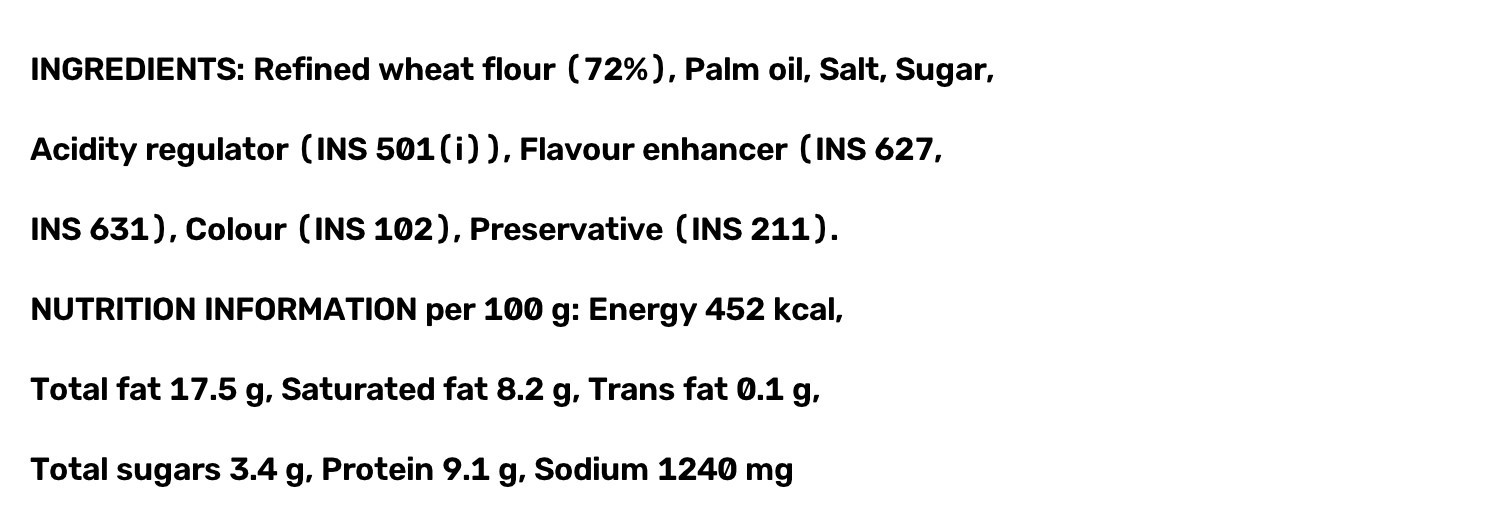
#> input picture sahi-khaana-backend/tests/fixtures/eval/example_1.jpg, 1500 x 520 px
$ python -i preprocessing.py   (imports and definitions only)   (older library calls are emulated)
#> lines starting #> are read from the running program, lines starting #| are printed output that depends on the picture; after the words box and inside, x2 and y2 are one past the last pixel; in counts of white or black regions, pixels touching at a corner belong together
#> further down, picture is the input picture: shape (520, 1500); min 0, max 255, mean 239.1
"""OpenCV preprocessing: make a phone photo of a label easier for OCR.

Steps: resize -> blur check -> grayscale -> CLAHE -> denoise -> deskew -> (upscale small text).
The upscale comes last so the expensive denoising runs on the normal-size image.
"""
from dataclasses import dataclass
from statistics import median

import cv2
import numpy as np

from app.config import get_settings
from app.errors import invalid_file, poor_image


@dataclass
class PreprocessResult:
    processed: np.ndarray  # grayscale, enhanced, deskewed (main OCR input)
    original_resized: np.ndarray  # BGR, only resized (fallback OCR input)
    blur_score: float  # Laplacian variance (higher = sharper)
    deskew_angle: float  # degrees applied (0.0 if skipped)
    text_height_px: float = 0.0  # estimated median text-line height before any upscaling (0 = no text found)
    upscaled: bool = False  # True if both images were enlarged 2x because the text was small


# [17 lines left out: functions decode_image, _resize_long_edge, not called in this run]


UPSCALE_FACTOR = 2


def _upscale(img: np.ndarray) -> np.ndarray:
    return cv2.resize(img, None, fx=UPSCALE_FACTOR, fy=UPSCALE_FACTOR, interpolation=cv2.INTER_CUBIC)


def estimate_text_height(gray: np.ndarray) -> float:
    """Cheap estimate of the median text-line height in pixels (0.0 if no text-like blobs).

    Binarise, smear the letters horizontally so each word/line becomes one blob (vertical
    gaps between lines stay open), and take the median height of the wide blobs.
    """
    _, bw = cv2.threshold(gray, 0, 255, cv2.THRESH_BINARY_INV + cv2.THRESH_OTSU)
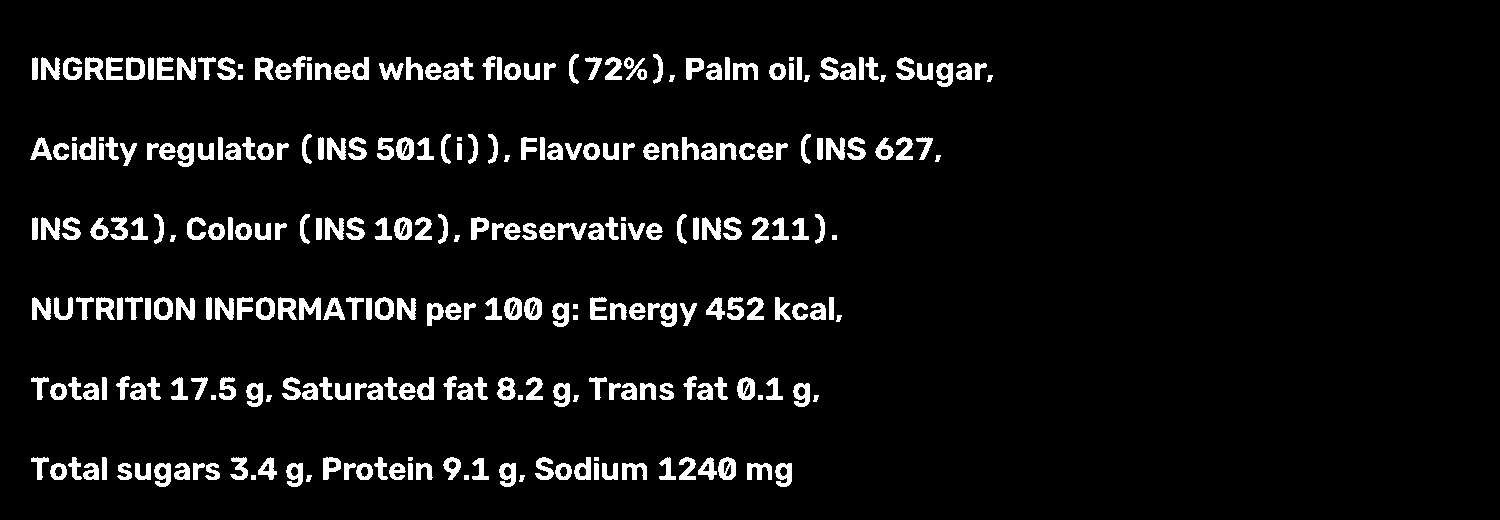
#> bw: shape (520, 1500); 6.3% white; 286 white regions (4 under 20 px), largest, box (x1, y1, x2, y2) and area: (299, 297, 321, 320) 315, (177, 57, 196, 80) 289, (176, 297, 195, 320) 289
    kernel_width = max(5, int(0.02 * gray.shape[1]))
#> kernel_width = 30
    merged = cv2.dilate(bw, cv2.getStructuringElement(cv2.MORPH_RECT, (kernel_width, 1)))
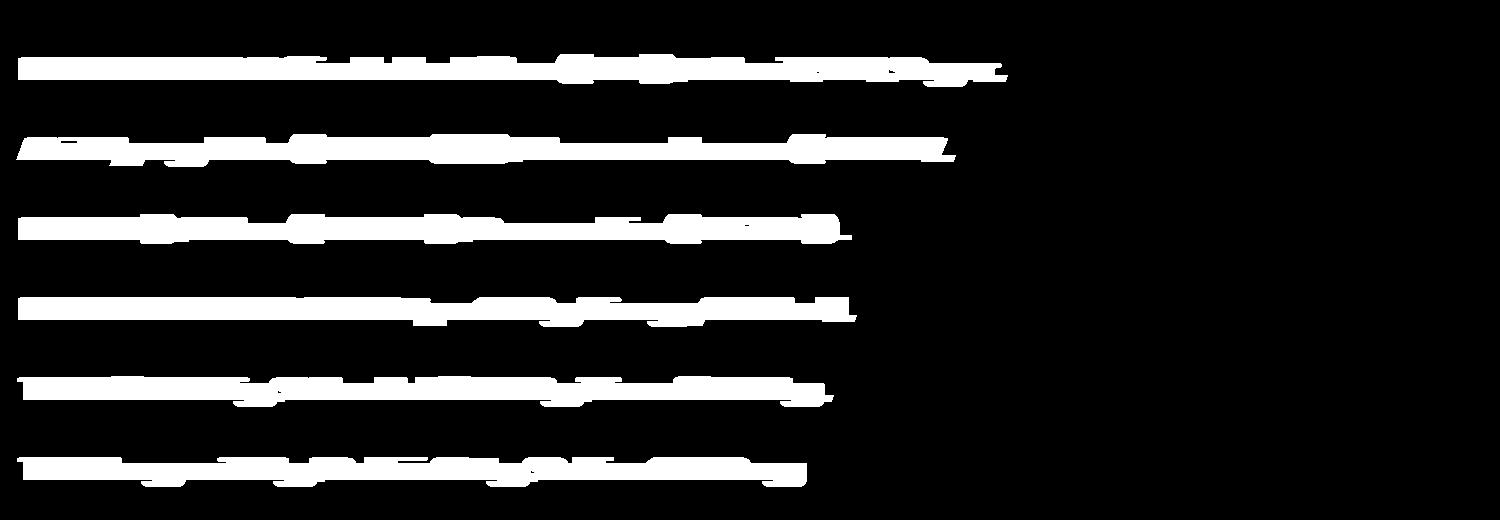
#> merged: shape (520, 1500); 15.1% white; 6 white regions
    contours, _ = cv2.findContours(merged, cv2.RETR_EXTERNAL, cv2.CHAIN_APPROX_SIMPLE)
#> contours = 6 contours; box (x1, y1, x2, y2) and area: (18, 54, 1008, 87) 21308, (16, 134, 956, 167) 20168, (18, 214, 852, 244) 18360, (18, 297, 857, 327) 18110, (17, 376, 834, 407) 17590, (17, 457, 807, 487) 16648
    heights = []
    for contour in contours:
        _, _, w, h = cv2.boundingRect(contour)
        if h >= 4 and w >= 2 * h:  # ignore specks and tall/narrow shapes (not text lines)
            heights.append(h)
#> this loop made 6 passes
#> (w, h) on passes 1 to 6: (790, 30), (817, 31), (839, 30), (834, 30), (940, 33), (990, 33)
#> after the loop, heights = [30, 31, 30, 30, 33, 33]
    return float(median(heights)) if heights else 0.0


# [72 lines left out: functions _estimate_skew, _rotate, preprocess, not called in this run]

>>> import cv2
>>> picture = cv2.imread('../../tests/fixtures/eval/example_1.jpg', cv2.IMREAD_GRAYSCALE)
>>> result = estimate_text_height(picture)
#> result = 30.5

$ run again, on sahi-khaana-backend/tests/fixtures/eval/example_2.jpg
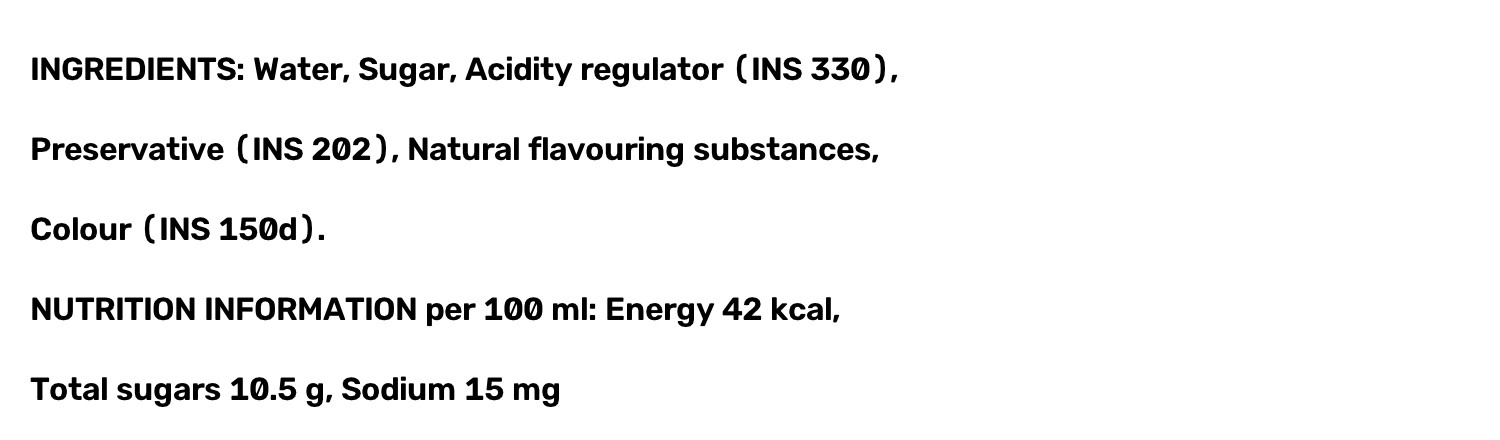
#> input picture sahi-khaana-backend/tests/fixtures/eval/example_2.jpg, 1500 x 440 px
#> picture is the input picture: shape (440, 1500); min 0, max 255, mean 242.1
#> in estimate_text_height, `_, bw = cv2.threshold(gray, 0, 255, cv2.THRESH_BINARY_INV + cv2.THRESH..`:
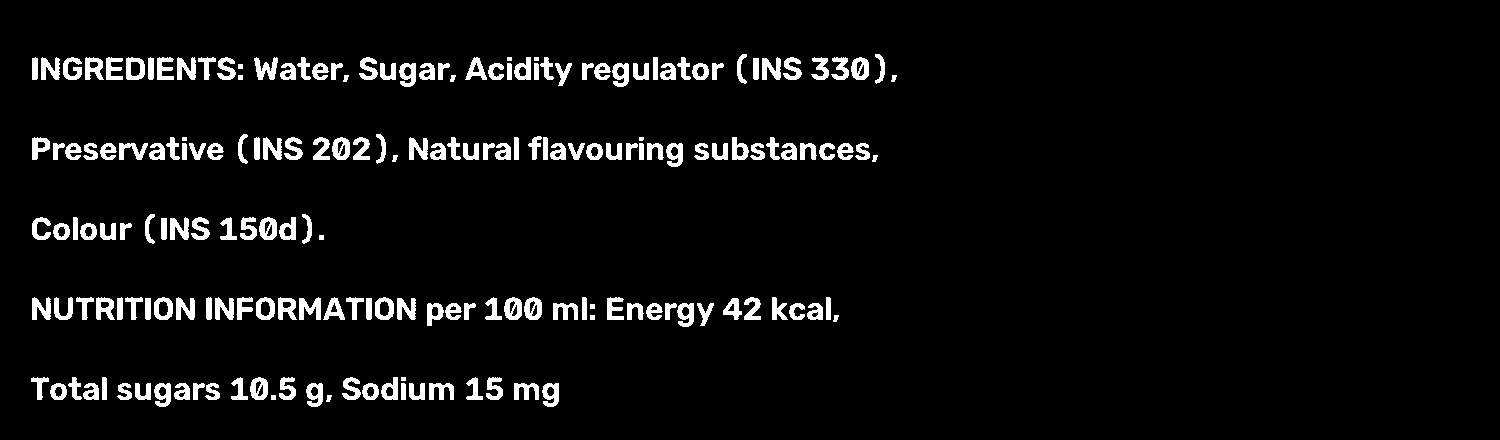
#> bw: shape (440, 1500); 5.2% white; 189 white regions (1 under 20 px), largest, box (x1, y1, x2, y2) and area: (299, 297, 321, 320) 315, (254, 57, 278, 80) 311, (177, 57, 196, 80) 289
#> in estimate_text_height, `merged = cv2.dilate(bw, cv2.getStructuringElement(cv2.MORPH_RECT, (ker..`:
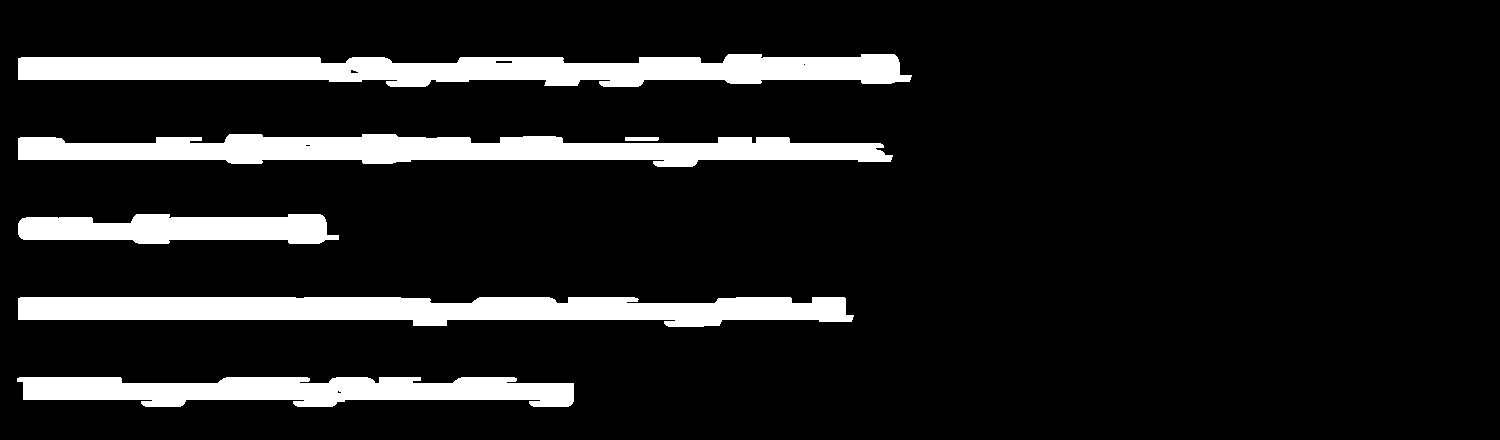
#> merged: shape (440, 1500); 11.7% white; 6 white regions
#> contours = 6 contours; box (x1, y1, x2, y2) and area: (18, 54, 912, 87) 19614, (18, 297, 854, 327) 17804, (18, 134, 893, 167) 17450, (17, 377, 574, 407) 11560, (18, 214, 339, 244) 7030, (625, 137, 659, 141) 98
#> the loop in estimate_text_height, `for contour in contours:` made 6 passes
#> (w, h) on passes 1 to 6: (557, 30), (836, 30), (321, 30), (34, 4), (875, 33), (894, 33)
#> after the loop in estimate_text_height, `for contour in contours:`: heights = [30, 30, 30, 4, 33, 33]
#> result = 30
